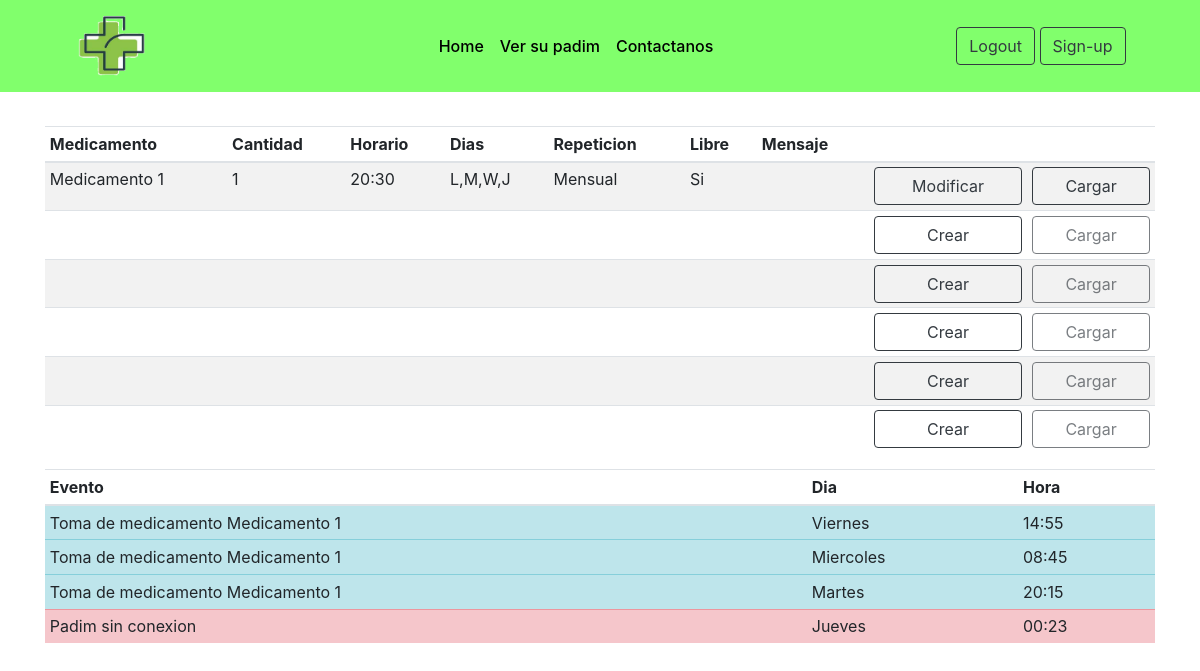
The page /ver-padim/ (signed in) on the database its author committed.
### tables this page shows
CREATE TABLE "padim_tubos" (
	"id_padim"	INTEGER NOT NULL,
	"id_tubo"	INTEGER NOT NULL,
	"nombre"	TEXT,
	"cantidad_dispensar"	INTEGER,
	"horario"	TEXT,
	"dias"	TEXT,
	"repeticion"	TEXT,
	"toma_libre"	INTEGER,
	"mensaje"	TEXT,
	"cantidad_disponible"	INTEGER,
	"carga"	INTEGER NOT NULL DEFAULT 0,
	"hab_dispensar"	INTEGER NOT NULL DEFAULT 1,
	"id_padim_tubo"	INTEGER NOT NULL UNIQUE,
	"tiempo"	TEXT,
	"vaciar"	INTEGER NOT NULL DEFAULT 0,
	PRIMARY KEY("id_padim_tubo" AUTOINCREMENT),
	FOREIGN KEY("id_padim") REFERENCES "usuarios"("id_padim")
);

CREATE TABLE "tomas" (
	"id_padim_tubo"	INTEGER NOT NULL,
	"id_padim"	INTEGER NOT NULL,
	"dia"	TEXT NOT NULL,
	"hora"	TEXT NOT NULL,
	"toma_id"	INTEGER NOT NULL UNIQUE,
	PRIMARY KEY("toma_id" AUTOINCREMENT),
	FOREIGN KEY("id_padim_tubo") REFERENCES "padim_tubos"("id_padim_tubo")
);

### main.py (the view, shortened to what this page needs)
@app.route("/ver-padim/", methods=['POST', 'GET'], defaults={'carga_tubo': 0})
@app.route("/ver-padim/<carga_tubo>", methods=['POST', 'GET'])
def ver_padim(carga_tubo):
    if logueado():
        id_padim = session["padim"]
    else:
        flash("Por favor, inicia secion para ver tu P.A.D.I.M", "info")
        return redirect(url_for('login'))
    conn = sqlite3.connect('PADIM.db')
    consulta_medicamentos = conn.execute(f"SELECT * FROM 'padim_tubos' WHERE id_padim = {id_padim}")
    medicamentos = consulta_medicamentos.fetchall()
    consulta_tomas = conn.execute(f"SELECT * FROM tomas WHERE id_padim = {id_padim} ORDER BY toma_id DESC LIMIT 3")
    consulta_dispensacion = conn.execute(f"SELECT * FROM dispensacion WHERE id_padim = {id_padim} ORDER BY id_dispensacion DESC LIMIT 3")
    consulta_conexion = conn.execute(f"SELECT * FROM conexion WHERE id_padim = {id_padim} ORDER BY conexion_id DESC LIMIT 3")
    tomas = consulta_tomas.fetchall()
    print(tomas)
    dispensacion = consulta_dispensacion.fetchall()
    print(dispensacion)
    conexion = consulta_conexion.fetchall()
    print(conexion)
    ev_conexion = []
    conectado = 0
    ev_conexion.append(conectado)
    if conectado == 0:
        if conexion:
            ev_conexion.append(ev_conn[1])
            ev_conexion.append(horario)
        else:
            dia = datetime.today().strftime('%A')
            ev_conexion.append(dia[0:3])
            hora = datetime.now().strftime('%H:%M')
            ev_conexion.append(hora)
    print("evento conexion: ", ev_conexion)
    carga_tubo = 0
    cargas_con = conn.execute(f"SELECT carga FROM padim_tubos WHERE id_padim = {id_padim}")
    cargas = cargas_con.fetchall()
    for carga in cargas:
        if carga[0] == 1:
            carga_tubo = 1
    conn.close()
    return render_template("VerMedicamentos.html", title="ver padim", carga_tubo=carga_tubo, padim=id_padim, medicamentos=medicamentos, ev_tomas = tomas, ev_dispenser = dispensacion, ev_conexion = ev_conexion)

### main.py (called while the page is built)
def logueado():
    if "padim" in session:
        return True
    else:
        return False

### templates/VerMedicamentos.html (shortened to what this page needs)
{% extends "Template.html" %}
{% block contenido %}
<div class="container">
     <div class="table-responsive">
          <table class="table table-striped table-sm table-hover tabla-medicamentos">
               <thead>
                    <tr>
                         <th scope="col">Medicamento</th>
                         <th scope="col">Cantidad</th>
                         <th scope="col">Horario</th>
                         <th scope="col">Dias</th>
                         <th scope="col">Repeticion</th>
                         <th scope="col">Libre</th>
                         <th scope="col">Mensaje</th>
                         <th scope="col"></th>
                         <th scope="col"></th>
                    </tr>
               </thead>
               <tbody>
                    {% for medicamento in medicamentos %}
                    {% if medicamento[11] != 0 %}
                         <tr>
                    {% else %}
                         <tr class="table-danger">
                    {% endif %}
                         {% if medicamento[2] != None %}
                         <td>
                              <div>{{ medicamento[2] }}</div>
                         </td>
                         <td>
                              <div>{{ medicamento[3] }}</div>
                         </td>
                         <td>
                              <div>{{ medicamento[4] }}</div>
                         </td>
                         <td>
                              <div>{{ medicamento[5] }}</div>
                         </td>
                         <td>
                              <div>{{ medicamento[6] }}</div>
                         </td>
                         <td>
                              {% if medicamento[7] == 1 %}
                              <div>Si</div>
                              {% else %}
                              <div>No</div>
                              {% endif %}
                         </td>
                         <td>
                         </td>
                         <td>
                              <a href="{{ url_for('añadir_medicamento', tubo = medicamento[1]) }}"
                                   class="btn btn-outline-dark btn-ver-medicamentos" role="button">Modificar</a>
                         </td>
                         <td>
                              {% if carga_tubo and carga_tubo < 8 and carga_tubo > 0 %}
                                   <a href="{{ url_for('ver_padim', carga_tubo = 1) }}">
                                        <input type="button" class="btn btn-outline-dark btn-ver-medicamentos" disabled
                                             value="Cargar">
                                   </a>
                              {% else %}
                                   <a href="{{ url_for('ver_padim', carga_tubo = 1 ) }}">
                                        <input type="button" class="btn btn-outline-dark btn-ver-medicamentos"
                                             value="Cargar">
                                   </a>
                              {% endif %}
                         </td>
                         {% else %}
                         <td>
                         </td>
                         <td>
                         </td>
                         <td>
                         </td>
                         <td>
                         </td>
                         <td>
                         </td>
                         <td>
                         </td>
                         <td>
                         </td>
                         <td>
                              {% if medicamento[14] == 1 %}
                                   <a href="{{ url_for('ver_padim', carga_tubo = 1) }}">
                                        <input type="button" class="btn btn-outline-dark btn-ver-medicamentos" disabled value="Crear">
                                   </a>
                              {% else %}
                                   <a href="{{ url_for('añadir_medicamento', tubo = medicamento[1]) }}"
                                        class="btn btn-outline-dark btn-ver-medicamentos" role="button">Crear</a>
                              {% endif %}
                         </td>
                         <td>
                              <input type="button" class="btn btn-outline-dark btn-ver-medicamentos" value="Cargar" disabled>
                         </td>
                         {% endif %}
                    </tr>
                    {% endfor %}
               </tbody>
          </table>
     </div>
     <div class="eventos table-responsive">
          <table class="table table-striped table-sm table-hover">
               <thead>
                    <th>Evento</th>
                    <th>Dia</th>
                    <th>Hora</th>
               </thead>
               <tbody>
                    {% for evento in ev_tomas %}
                    <tr class="table-info">
                         <td>
                              Toma de medicamento
                              {% for medicamento in medicamentos %}
                                   {% if evento[0] == medicamento[12] %}
                                        {{ medicamento[2] }}
                                   {% endif %}
                              {% endfor %}
                         </td>
                         <td>
                              {% if evento[2] == 'Tue' %}
                              Martes
                              {% endif %}
                              {% if evento[2] == 'Wed' %}
                              Miercoles
                              {% endif %}
                              {% if evento[2] == 'Fri' %}
                              Viernes
                              {% endif %}
                         </td>
                         <td>
                              {{ evento[3] }}
                         </td>
                    </tr>
                    {% endfor %}
                    {% if ev_conexion %}
                    {% if ev_conexion[0] == 0 %}
                    <tr class="table-danger">
                         {% else %}
                    <tr class="table-success">
                         {% endif %}
                         <td>
                              {% if ev_conexion[0] == 0 %}
                              Padim sin conexion
                              {% else %}
                              Padim con conexion
                              {% endif %}
                         </td>
                         <td>
                              {% if ev_conexion[1] == 'Thu' %}
                              Jueves
                              {% endif %}
                         </td>
                         <td>
                              {{ ev_conexion[2] }}
                         </td>
                    </tr>
                    {% endif %}
               </tbody>
          </table>
     </div>
</div>
{% endblock contenido %}

### templates/Template.html (shortened to what this page needs)
<!DOCTYPE html>
<html>
<head>
    <link rel="stylesheet" href="https://cdn.jsdelivr.net/npm/bootstrap@4.5.3/dist/css/bootstrap.min.css">
    <link rel="stylesheet" href="https://cdn.jsdelivr.net/npm/bootstrap-select@1.13.14/dist/css/bootstrap-select.min.css">
    <link rel="stylesheet" type="text/css" href="{{ url_for('static', filename='Main.css') }}">
</head>
<body>
    <nav class="navbar navbar-default align-items-center justify-content-md-between py-3 mb-4" style="background-color: #81ff6c;">
        <a href="{{ url_for('home') }}" class="logo d-flex align-items-center col-sm-12 col-md-2 mb-2 mb-md-0">
            <img id="logo" src="../static/Logo.png" class="bi me-2" width="80" height="60">
        </a>
        <ul class="nav col-12 col-md-auto mb-2 justify-content-center mb-md-0">
            <li><a href="{{ url_for('home') }}" class="nav-link px-2 link-secondary">Home</a></li>
            {% if padim == 'empleado' %}
                <li><a href="{{ url_for('contacto') }}" class="nav-link px-2 link-secondary">Ver mensajes</a></li>
            {% else %}
                <li><a href="{{ url_for('ver_padim') }}" class="nav-link px-2 link-secondary">Ver su padim</a></li>
                <li><a href="{{ url_for('contacto') }}" class="nav-link px-2 link-secondary">Contactanos</a></li>
                {% endif %}
        </ul>
        <div class="col-forms text-end">
            {% if padim %}
            <a href="{{ url_for('logout') }}" role="button" class="btn btn-outline-dark me-2">Logout</a>
            {% else %}
            <a  href="{{ url_for('login') }}" role="button" class="btn btn-outline-dark me-2" >Login</a>
            {% endif %}
            <a href="{{ url_for('signup') }}" role="button" class="btn btn-outline-dark">Sign-up</a>
        </div>
    </nav>
    <main>
        {% block contenido %}
        {% endblock %}
    </main>
    </body>
</html>

### static/Main.css (style rules this page uses)
body { background-color: white; }
#logo { margin: auto; }
@media (min-width:769px) { .col-forms { margin-right: 5%; } }
.nav-link { color: black; font-weight: 500; }
.btn-ver-medicamentos { width: 100%; text-align: center; }
.tabla-medicamentos { margin-top: 10px; }

### rows shown on the page
padim_tubos: nombre "Medicamento 1", cantidad_dispensar "1", horario "20:30", dias "L,M,W,J", repeticion "Mensual", toma_libre "Si"
tomas: dia "Viernes", hora "14:55"
tomas: dia "Miercoles", hora "08:45"
tomas: dia "Martes", hora "20:15"

### other values the page prints
{{ ev_conexion[2] }} "00:23"
